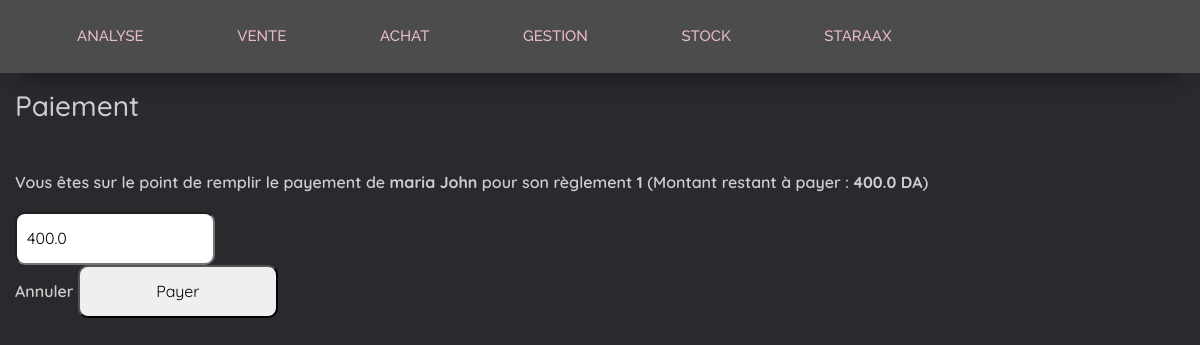
Screenshot of /paiementcredit/payer/1 (signed in) with the database file from the repository.
### app/models.py (models this page shows, shortened)
class Client(models.Model):
    code_cl = models.AutoField(primary_key=True)
    nom_cl = models.CharField(max_length=254)
    prenom_cl = models.CharField(max_length=255)
    adr_cl = models.CharField(max_length=255)
    tel_cl = models.CharField(max_length=255)
    paiement_credit = models.OneToOneField('PaiementCredit', on_delete=models.CASCADE)
    def __str__(self):
        return self.nom_cl + " " + self.prenom_cl

class PaiementCredit(models.Model):
    code_pc = models.AutoField(primary_key=True)
    etat_pc = models.BooleanField(default=True)
    montant_payé = models.FloatField(default=0)
    def __str__(self):
        return str(self.code_pc)

### app/views.py (the view)
# urls.py: path('paiementcredit/payer/<int:pck>', views.payer_paiementCredit, name='payerPC'),
def payer_paiementCredit(request,pck):
    if request.user.is_authenticated:
        p=PaiementCredit.objects.get(code_pc=pck)
        c=Client.objects.get(paiement_credit=p)
        V=VenteAuComptoire.objects.filter(client__paiement_credit=p)
        montant=0
        for i in V :
            montant+=i.total_vente
        tabs=show_navigation(request)
        if request.method=='POST':
            mp=float(request.POST.get('montant_payé'))
            p.montant_payé += mp
            p.save()
            return redirect('paiementcredit')
        else:
            form=PaiementCreditForm(instance=p)
        context={'form':form,'tabs':tabs,'pc':p,'montant':montant,'c':c}
        return render(request,'vente/paiement/payercredit.html',context)
    else:
      return redirect('login')

### app/forms.py
class PaiementCreditForm(forms.ModelForm):
    class Meta:
        model = PaiementCredit
        fields =( 'montant_payé',)

### app/templatetags/myFilters.py (called while the page is built)
@register.filter
def minus(v1, v2):
    return v1 - v2

### app/views.py (called while the page is built)
def show_navigation(request):
  if request.user.is_authenticated:
    tabs = FavoriteTab.objects.order_by('order')
    username=request.user.username
    context = {'tabs': tabs, 'username': username}
    return context
  else:
    return redirect('login')

### app/templates/vente/paiement/payercredit.html (shortened to what this page needs)
{% load static %}
{% load myFilters %}
<!DOCTYPE html>
<html lang="en">
  <head>
    <link
      href="https://cdn.jsdelivr.net/npm/bootstrap@5.3.0-alpha1/dist/css/bootstrap.min.css"
      rel="stylesheet"
    />
    <link
      rel="stylesheet"
      href="https://cdn.datatables.net/1.10.23/css/jquery.dataTables.min.css"
    />
    <link rel="stylesheet" href="{% static 'css/style.css' %}" />
  </head>
  <body>
    {% include 'header.html' %}
    <h3>Paiement</h3>
    <form method="POST">
      <p>
        Vous êtes sur le point de remplir le payement de <strong> {{c}}</strong>
        pour son règlement <strong> {{pc}}</strong> (Montant restant à payer :<strong> {{montant|minus:pc.montant_payé}} DA</strong>) <br />
      </p>
      <input
        name="montant_payé"
        type="number"
        value="{{montant|minus:pc.montant_payé}}"
        max="{{montant|minus:pc.montant_payé}}"
        min="0"
        step="0.00001"
      />
        <br />
      <a href="{% url 'paiementcredit' %}">Annuler</a>
      <input  type="submit" value="Payer" />
    </form>
  </body>
</html>

### app/templates/header.html (shortened to what this page needs)
{% load static %}
  <nav>
    <ul class="favorite-tabs">
   <span class="dropdown">
        <li id="nav" data-bs-toggle="dropdown" aria-expanded="false">Analyse</li>
      </span>
      <span class="dropdown">
        <li id="nav" data-bs-toggle="dropdown" aria-expanded="false">Vente</li>
      </span>
      <span class="dropdown">
        <li id="nav" data-bs-toggle="dropdown" aria-expanded="false">Achat</li>
      </span>
      <span class="dropdown">
        <li id="nav" data-bs-toggle="dropdown" aria-expanded="false">Gestion</li>
      </span>
      <li id="nav" onclick="window.location.href='/stock'">Stock</li>
      <span class="dropdown">
        <li id="nav" data-bs-toggle="dropdown" aria-expanded="false">{{ user.username }}</li>
      </span>
    </ul>
  </nav>
</body>

### app/static/css/style.css (style rules this page uses)
body { background: #2a292e; font-family: 'Quicksand', sans-serif !important; font-size: 16px; font-weight: 550; color: #cecece; line-height: 1.8; overflow-x: hidden; animation: fadeInAnimation ease 0.5s; animation-iteration-count: 1; animation-fill-mode: forwards; }
body>* { margin: 15px; }
body>nav { background: #4c4c4e; box-shadow: 0 25px 20px -20px rgba(0,0,0,0.4); position:sticky; top:0px; width: 100%; margin: 0; font-family: 'Raleway', sans-serif !important; font-weight: bolder; }
nav ul li { display: inline-block; list-style: none; padding: 13px 35px ; margin: 10px; font-size: 13px; font-weight: 500; text-transform: uppercase; color: #4c4c4e; cursor: pointer; position: relative; z-index: 2; transition: color 0.5s; font-size: 15px; }
ul { width: fit-content; }
#nav { color: #e9bcc6; }
nav ul li:after { content: ''; background: #eb8876; width: 100%; height: 100%; border-radius: 30px; position: absolute; top: 100%; left: 50%; transform: translate(-50%,-50%); z-index: -1; opacity: 0; transition: top 0.5s, opacity 0.5s; }
a { text-decoration: none; color: #cecece; }
form { position:relative; top:30px; z-index:-1; }
input { width:200px; border-radius: 10px; padding: 10px; }

### rows the page displays
Client: nom_cl+prenom_cl "maria John"
PaiementCredit: code_pc "1", montant_payé "400.0"

### other values shown
{{ user.username }} "STARAAX"
